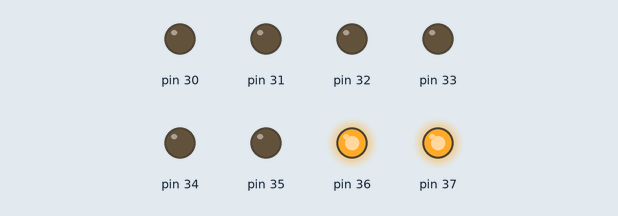
Simulated run of this sketch. Board: Arduino Mega 2560, built with avr-gcc and run on an emulated ATmega2560. Shown: output pins drawn as LEDs (lit = HIGH).

Above: at 0.1 s.
Timing chart, 0 to 1.6 s (numbered marks = the images above):
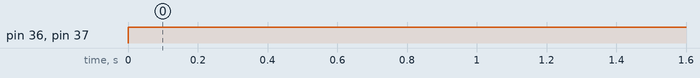

Measured:
- by itself, pin 36, pin 37: LOW → HIGH at 0.00 s

The sketch:

outPort.ino
```cpp
#include <inttypes.h>
#include <avr/io.h>

byte DO_00 = 37;
byte DO_01 = 36;
byte DO_02 = 35;
byte DO_03 = 34;

byte DO_04 = 33;
byte DO_05 = 32;
byte DO_06 = 31;
byte DO_07 = 30;

//PA0-->22,PA1-->23,PA2-->24,PA3-->25,PA4-->26,PA5-->27,PA6-->28,PA7-->29.
struct portStruct {
    byte bitMask;
    byte pin;
    volatile unsigned char *hwPort;
    boolean curState;
    boolean prevState;
};

/*
portStruct diPorts[4] = {
                            {0b00000001, DI_00, PINC, false, false},
                            {0b00000010, DI_01, PINC, false, false},
                            {0b00000100, DI_02, PINC, false, false},
                            {0b00001000, DI_03, PINC, false, false}
                        };
*/
// DDRC = 0b11110000; //30,31,32,33, 34,35,36,37 -->for mega
//DDRA = 0b11111111 //29,28,27,26,25,24,23,22 --> for mega
portStruct doPorts[8] = {
                            {0b00000001, DO_00, &PORTC, false, false},
                            {0b00000010, DO_01, &PORTC, false, false},
                            {0b00000100, DO_02, &PORTC, false, false},
                            {0b00001000, DO_03, &PORTC, false, false},
                            {0b00010000, DO_04, &PORTC, false, false},
                            {0b00100000, DO_05, &PORTC, false, false},
                            {0b01000000, DO_06, &PORTC, false, false},
                            {0b10000000, DO_07, &PORTC, false, false}
                        };

void setup()
{
    Serial.begin(9600);
    DDRC = 0b11111111; //30,31,32,33, 34,35,36,37
    PORTC = 0x00;
    //DDRA = 0b11111111; //29,28,27,26,25,24,23,22
}

void loop()
{
     //PORTC = PORTC | 0b00000010;
     //set_bit(&PORTC,0b11111111);
    writeDOPort(DO_00,true);
    writeDOPort(DO_01,true);

}


void writeDOPort(byte port,boolean value)
{
    for(unsigned int i=0; i< sizeof(doPorts)/sizeof(portStruct); i++) {
        if( doPorts[i].pin == port){
                if(value) {
                    *doPorts[i].hwPort = *doPorts[i].hwPort | doPorts[i].bitMask;
                }
                else{
                    *doPorts[i].hwPort &= ~(doPorts[i].bitMask);
                }
            }
        }
}

void set_bit(volatile unsigned char *port,char mask){
    //int mask = 0b11111111;
    *port = *port | mask;
}
```
